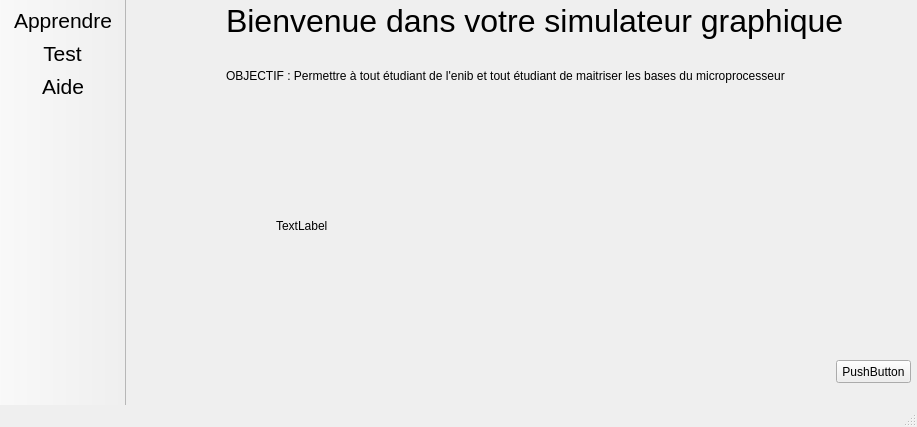
<?xml version="1.0" encoding="UTF-8"?>
<ui version="4.0">
 <class>MainWindow</class>
 <widget class="QMainWindow" name="MainWindow">
  <property name="geometry">
   <rect>
    <x>0</x>
    <y>0</y>
    <width>917</width>
    <height>427</height>
   </rect>
  </property>
  <property name="windowTitle">
   <string>Simulateur Graphique Mu0</string>
  </property>
  <widget class="QWidget" name="centralWidget">
   <widget class="QLabel" name="label">
    <property name="geometry">
     <rect>
      <x>100</x>
      <y>-10</y>
      <width>651</width>
      <height>61</height>
     </rect>
    </property>
    <property name="font">
     <font>
      <pointsize>24</pointsize>
     </font>
    </property>
    <property name="text">
     <string>Bienvenue dans votre simulateur graphique</string>
    </property>
   </widget>
   <widget class="QLabel" name="label_3">
    <property name="geometry">
     <rect>
      <x>100</x>
      <y>50</y>
      <width>661</width>
      <height>51</height>
     </rect>
    </property>
    <property name="font">
     <font>
      <pointsize>9</pointsize>
     </font>
    </property>
    <property name="text">
     <string>OBJECTIF : Permettre à tout étudiant de l'enib et tout étudiant de maitriser les bases du microprocesseur</string>
    </property>
   </widget>
   <widget class="QLabel" name="label_4">
    <property name="geometry">
     <rect>
      <x>150</x>
      <y>90</y>
      <width>671</width>
      <height>271</height>
     </rect>
    </property>
    <property name="text">
     <string>TextLabel</string>
    </property>
   </widget>
   <widget class="QPushButton" name="pushButton">
    <property name="geometry">
     <rect>
      <x>710</x>
      <y>360</y>
      <width>75</width>
      <height>23</height>
     </rect>
    </property>
    <property name="text">
     <string>PushButton</string>
    </property>
   </widget>
  </widget>
  <widget class="QToolBar" name="mainToolBar">
   <property name="movable">
    <bool>false</bool>
   </property>
   <property name="floatable">
    <bool>false</bool>
   </property>
   <attribute name="toolBarArea">
    <enum>LeftToolBarArea</enum>
   </attribute>
   <attribute name="toolBarBreak">
    <bool>false</bool>
   </attribute>
   <addaction name="actionApprendre"/>
   <addaction name="actionTest"/>
   <addaction name="actionAide"/>
  </widget>
  <widget class="QStatusBar" name="statusBar"/>
  <action name="actionApprendre">
   <property name="text">
    <string>Apprendre</string>
   </property>
   <property name="font">
    <font>
     <pointsize>16</pointsize>
    </font>
   </property>
  </action>
  <action name="actionTest">
   <property name="text">
    <string>Test</string>
   </property>
   <property name="font">
    <font>
     <pointsize>16</pointsize>
    </font>
   </property>
  </action>
  <action name="actionAide">
   <property name="text">
    <string>Aide</string>
   </property>
   <property name="font">
    <font>
     <pointsize>16</pointsize>
    </font>
   </property>
  </action>
 </widget>
 <layoutdefault spacing="6" margin="11"/>
 <resources/>
 <connections/>
</ui>
